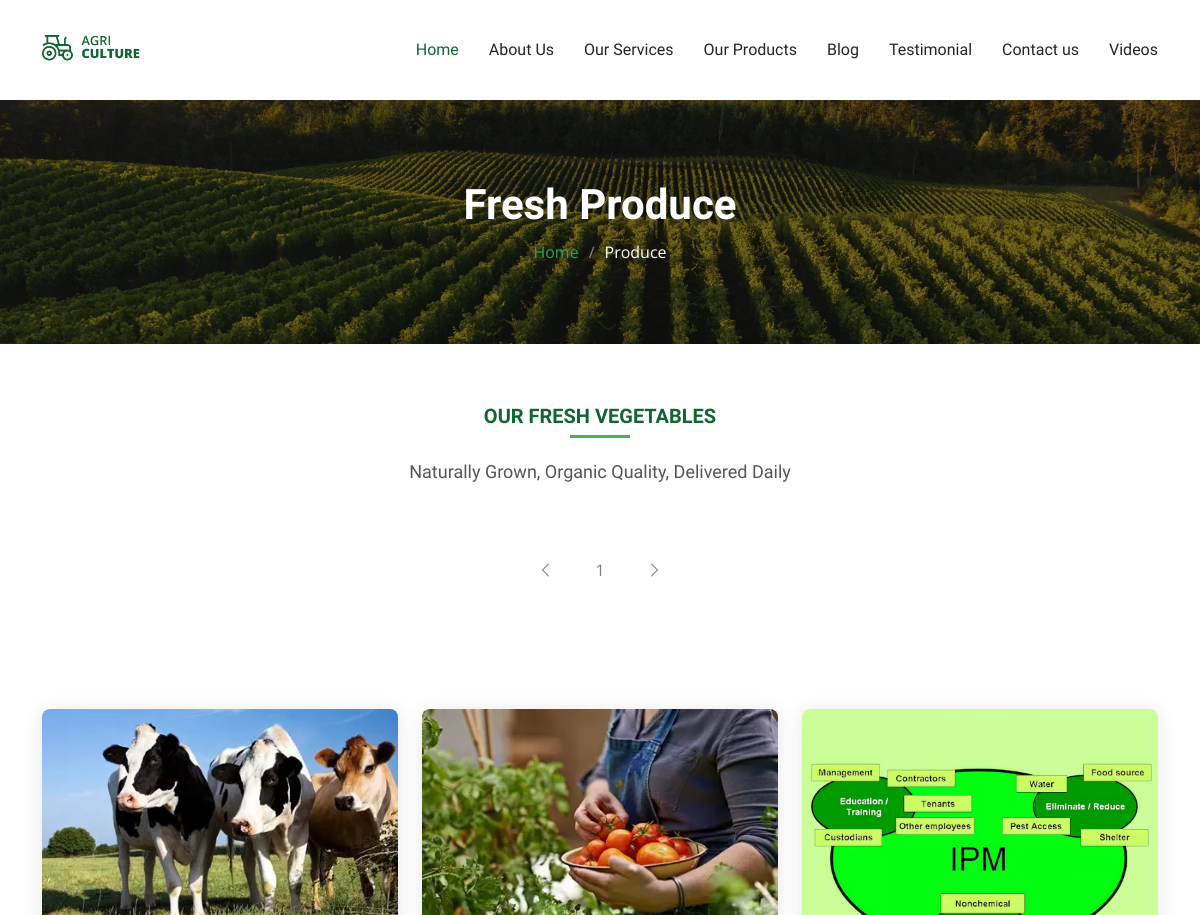
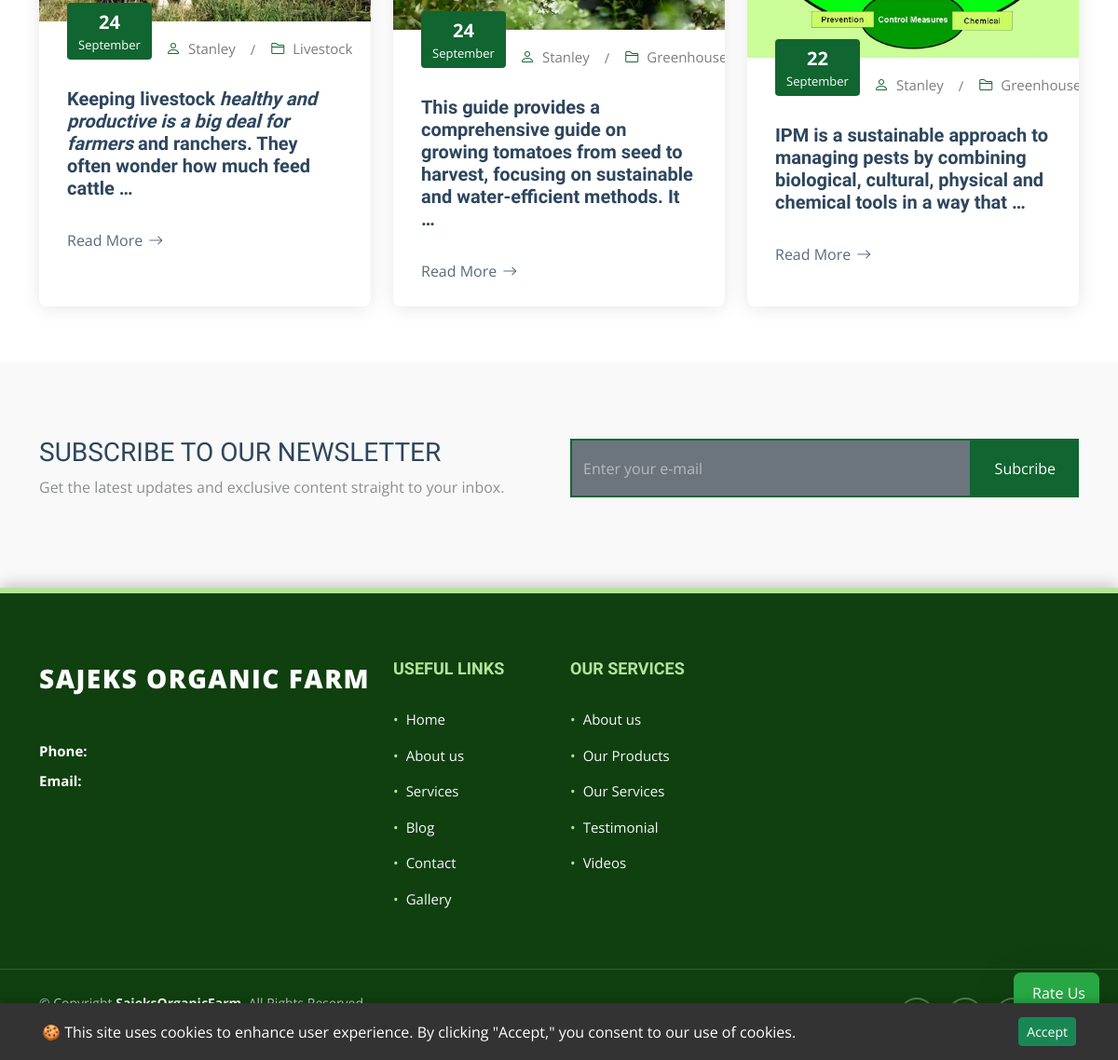
/produce_list_view/, run on an earlier commit of the app's database (2 pictures, top to bottom).
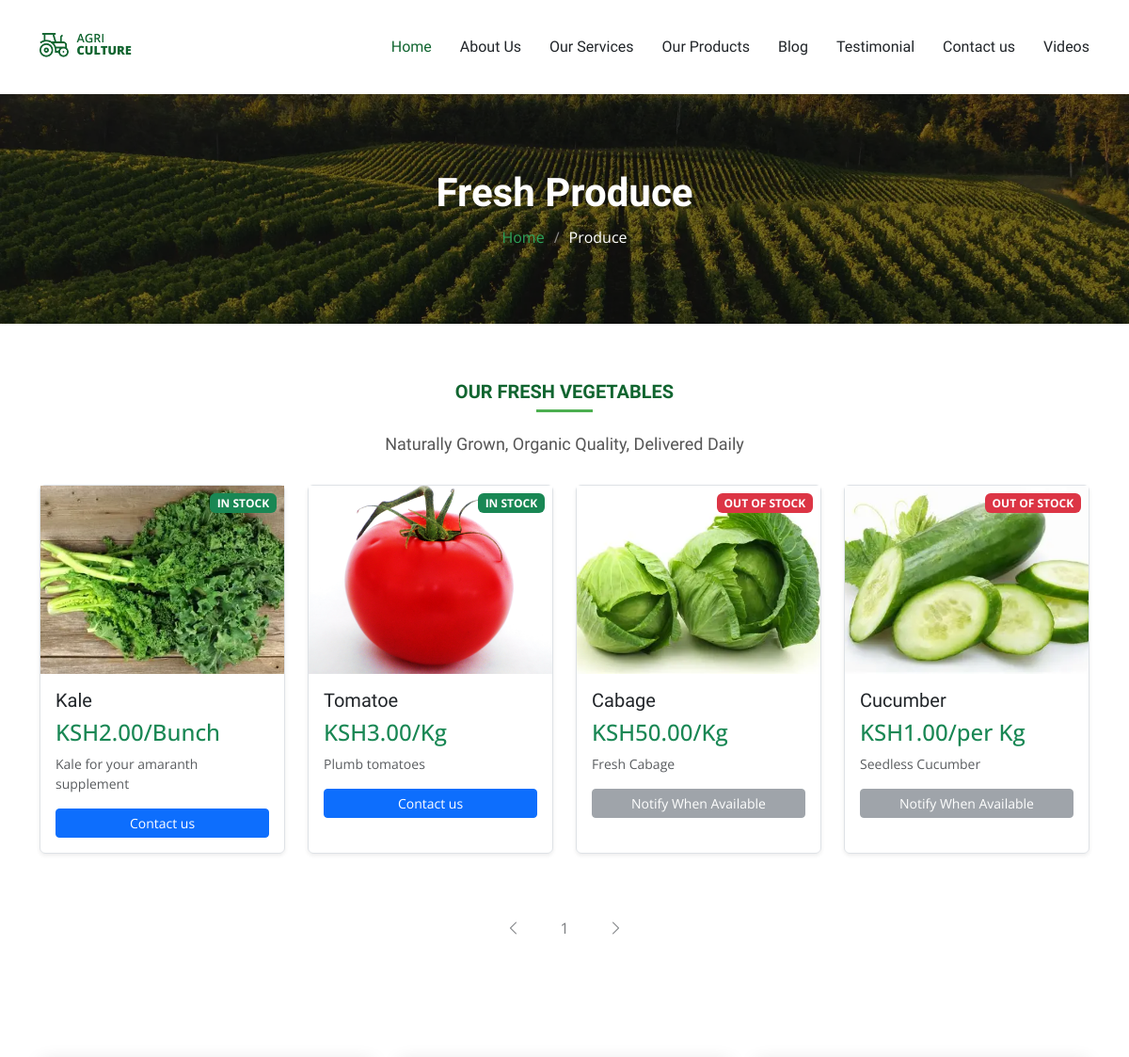
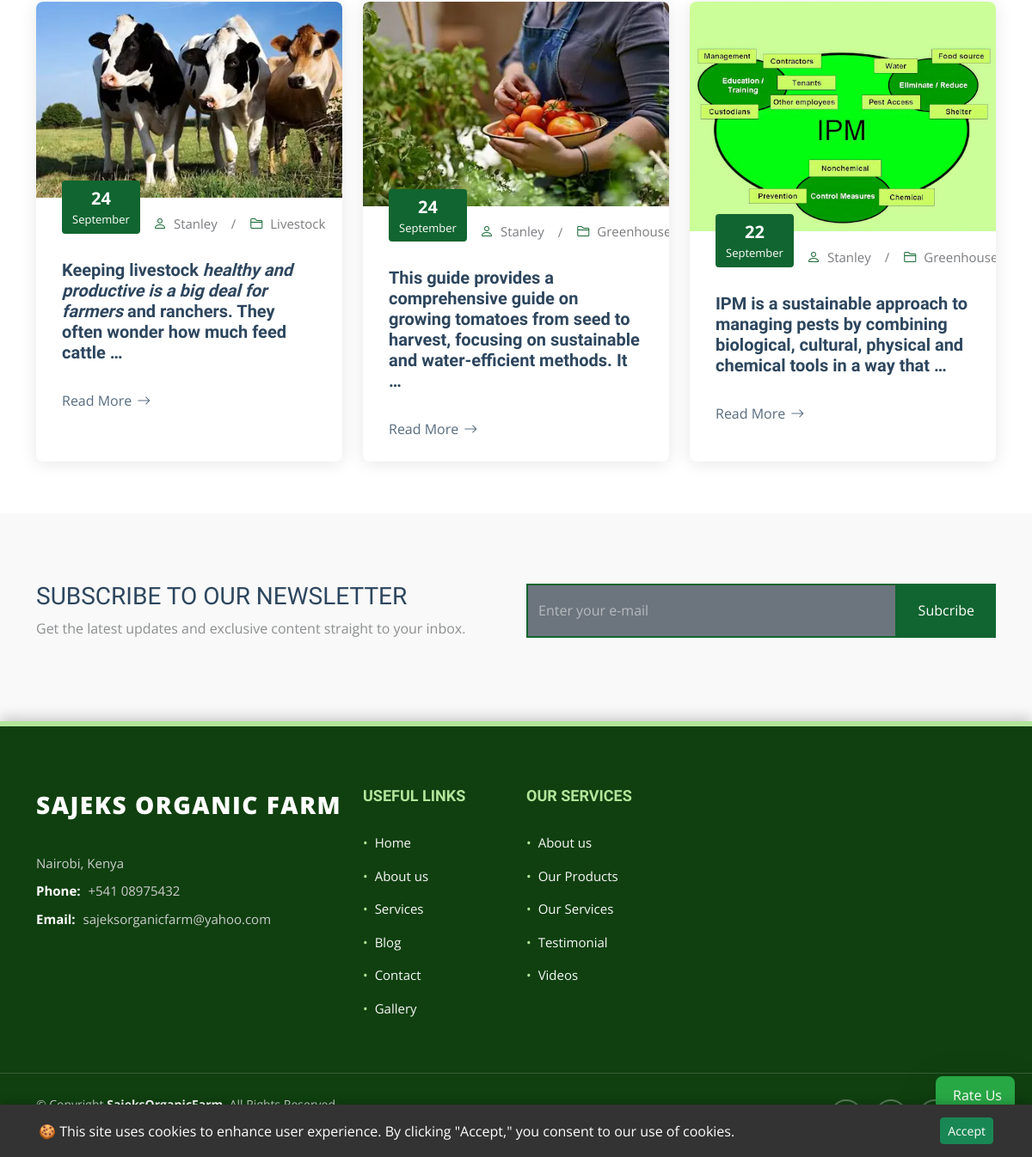
And on a later commit of the database (2 pictures, top to bottom).
### sajeksApp/models.py (models this page shows, shortened)
class Blog(models.Model):
    title = models.CharField(max_length=255)
    slug = models.SlugField(unique=True, help_text="A URL-friendly short label.")
    author = models.ForeignKey(User, on_delete=models.CASCADE, related_name='blog_posts')
    img = models.ImageField(upload_to = 'blog_img', null=True, help_text='Upload the first image for this post')
    content = CKEditor5Field('Text', config_name='extends')
    blockquote = models.CharField(max_length=255, null=True, blank=True, help_text='Optional Quote. If you have a special short quote to support this post')
    img2 = models.ImageField(upload_to = 'blog_img', null=True, blank=True, help_text='Upload the optional second image for this post')
    content2 = CKEditor5Field(max_length = 500000, null =True, blank = True, help_text = 'Option. If you want to add second post to back up the second image you uploaded')
    categories = models.ManyToManyField(Category, related_name='posts')
    created_on = models.DateTimeField(auto_now_add=True)
    updated_on = models.DateTimeField(auto_now=True)
    tag = models.ForeignKey(Tags, on_delete=models.CASCADE, related_name='tags', null=True, blank=True)
    class Meta:
        ordering = ['-created_on']

class Category(models.Model):
    name = models.CharField(max_length=100)
    slug = models.SlugField(unique=True, help_text="A URL-friendly short label.")
    class Meta:
        verbose_name_plural = "Categories"
    def __str__(self):
        return self.name

class ProduceItem(models.Model):
    title = models.CharField(max_length=150, verbose_name="Product Name", help_text="e.g., Organic Cherry Tomatoes")
    slug = models.SlugField(unique=True, max_length=150, blank=True, help_text="Automatically generated from the title.")
    description = models.TextField(verbose_name="Full Description",help_text="Detailed information about the produce, growing method, and benefits.")
    price = models.DecimalField(max_digits=8, decimal_places=2, verbose_name="Price (Kenya Shilling)",help_text="The price per unit (e.g., per Kg or per bunch).")
    unit_of_sale = models.CharField(max_length=50, default='per Kg',help_text="e.g., 'per Kg', 'per Bunch', 'per Box'")
    is_available = models.BooleanField(default=True, verbose_name="In Stock")
    image = models.ImageField(upload_to='produce_images/', null=True, blank=True,verbose_name="Product Image")
    created_on = models.DateTimeField(auto_now_add=True)
    updated_on = models.DateTimeField(auto_now=True)
    class Meta:
        verbose_name = "Produce Item"
        verbose_name_plural = "Produce Items"
        ordering = ['-is_available', 'title'] # Prioritize available items

class adminContact(models.Model):
    location = models.CharField(max_length=50)
    email = models.EmailField(max_length=50)
    call= models.CharField(max_length=50)

### sajeksApp/views.py (the view)
# urls.py: path('produce_list_view/', views.produce_list_view, name ='produce_list_view'),
def produce_list_view(request):
    produce_items = ProduceItem.objects.all()
    blog = Blog.objects.all()[:3]
    subscribtion_form = SubscribtionForm()
    products = paginate_queryset(request, produce_items, items_per_page=32)
    contact = adminContact.objects.first()
    msg_countig = Contact.objects.filter(status =True)
    message_count = msg_countig.count()
    context = {
        'admincontact':contact,
        'produce_items': products,
        'blogs':blog,
        'sub_form': subscribtion_form,
        'message_count':message_count
    }
    return render(request, 'sajeksApp/product_list.html', context)

### sajeksApp/forms.py
class TestimonialForm(forms.ModelForm):
    rating = forms.IntegerField(
        label='Rate Your Experience (1 to 5 Stars)',
        widget=forms.RadioSelect(choices=[
            (1, '⭐'),
            (2, '⭐⭐'),
            (3, '⭐⭐⭐'),
            (4, '⭐⭐⭐⭐'),
            (5, '⭐⭐⭐⭐⭐')
        ]),
        initial=5,
    )
    class Meta:
        model = Testimonial
        fields = ['full_name', 'rating', 'message', 'image']
        widgets = {
            'full_name': forms.TextInput(attrs={'class': 'form-control form-control-lg', 'placeholder': 'Your Full Name'}),
            'message': forms.Textarea(attrs={'class': 'form-control', 'rows': 6, 'placeholder': 'Share your detailed experience here...'}),
            'image': forms.FileInput(attrs={'class': 'form-control'}), # File inputs need form-control
        }

class SubscribtionForm(forms.ModelForm):
    class Meta:
        model = Subscribtion
        fields = ['email']
        widgets = {
            'email': forms.EmailInput(attrs={
                'class': 'form-control h-100 bg-secondary',
                'placeholder': 'Enter your e-mail',
            }),
        }

### sajeksApp/templates/sajeksApp/product_list.html (shortened to what this page needs)
{% extends 'sajeksApp/base/base.html' %}
{% load static %}
{% block content %}
<main class="main">
    <div class="page-title dark-background" data-aos="fade" style="background-image: url({% static 'assets/img/page-title-bg.webp' %});">
      <div class="container position-relative">
        <h1>Fresh Produce</h1>
        <nav class="breadcrumbs">
          <ol>
            <li><a href="{% url 'home' %}">Home</a></li>
            <li class="current">Produce</li>
          </ol>
        </nav>
      </div>
    </div>
    {% include 'sajeksApp/base/product_base.html' %}
    {% include 'sajeksApp/base/pagination_base.html' %}
    {% include 'sajeksApp/base/recent_blog.html' %}
  </main>
{% endblock %}

### sajeksApp/templates/sajeksApp/base/product_base.html (shortened to what this page needs)
{% load mathfilters %}
<section id="produce-catalog" class="services section">
    <div class="container section-title" data-aos="fade-up">
        <h2>OUR FRESH VEGETABLES</h2>
        <p>Naturally Grown, Organic Quality, Delivered Daily</p>
    </div>
    <div class="content">
        <div class="container">
            <div class="row g-4">
                {% for product in produce_items %}
                <div class="col-lg-3 col-md-6" data-aos="fade-up" data-aos-delay="{{ forloop.counter0|mul:100 }}">
                    <div class="product-item product-card h-100 shadow-sm border rounded">
                        <div class="product-image-container position-relative overflow-hidden" style="height: 200px;">
                            {% if product.is_available %}
                                <span class="badge bg-success position-absolute top-0 end-0 m-2 z-index-1" style="z-index: 10;">IN STOCK</span>
                            {% else %}
                                <span class="badge bg-danger position-absolute top-0 end-0 m-2 z-index-1" style="z-index: 10;">OUT OF STOCK</span>
                            {% endif %}
                            <a href="{{ product.image.url }}"
                               class="glightbox"
                               data-gallery="produceGallery"
                               data-caption="{{ product.title }} | {{ product.description|truncatewords:10 }}">
                                <img src="{{ product.image.url }}"
                                     alt="{{ product.title }}"
                                     class="img-fluid w-100 h-100"
                                     style="object-fit: cover; cursor: pointer; transition: transform 0.3s ease;">
                            </a>
                        </div>
                        <div class="product-item-content p-3 d-flex flex-column">
                            <h3 class="product-heading h5 mb-2">{{ product.title }}</h3>
                            <div class="d-flex justify-content-between align-items-center mb-2">
                                {% if product.price %}
                                    <p class="h4 text-success m-0">KSH{{ product.price }}/{{product.unit_of_sale}}</p>
                                {% endif %}
                            </div>
                            <p class="text-muted small mb-3 flex-grow-1">
                                {{ product.description|truncatewords:10 }}
                            </p>
                            {% if product.is_available %}
                                <a href="{% url 'contact' %}" class="btn btn-primary btn-sm w-100 mt-auto">Contact us</a>
                            {% else %}
                                <button class="btn btn-secondary btn-sm w-100 mt-auto" disabled>Notify When Available</button>
                            {% endif %}
                        </div>
                    </div>
                </div>
                {% endfor %}
            </div>
        </div>
    </div>
</section>

### sajeksApp/templates/sajeksApp/base/recent_blog.html
    <section id="blog-posts-2" class="blog-posts-2 section">
      <div class="container">
        <div class="row gy-4">
          {% for blog in blogs %}
          <div class="col-lg-4">
            <article class="position-relative h-100">
              <div class="post-img position-relative overflow-hidden">
                <img src="{{blog.img.url}}" class="img-fluid" alt="">
              </div>
              <div class="meta d-flex align-items-end">
                <span class="post-date"><span>{{ blog.updated_on|date:"j" }}</span>{{ blog.updated_on|date:"F" }}</span>
                <div class="d-flex align-items-center">
                  <i class="bi bi-person"></i> <span class="ps-2">{{blog.author}}</span>
                </div>
                <span class="px-3 text-black-50">/</span>
                <div class="d-flex align-items-center">
                  {% for cat in blog.categories.all %}
                  <i class="bi bi-folder2"></i> <span class="ps-2">{{cat}}</span>
                  {% endfor %}
                </div>
              </div>
              <div class="post-content d-flex flex-column">
                <h3 class="post-title">{{blog.content | safe | truncatewords:20}}</h3>
                <a href="{% url 'blog_detail' blog.id %}" class="readmore stretched-link"><span>Read More</span><i class="bi bi-arrow-right"></i></a>
              </div>
            </article>
          </div>
          {% endfor %}
        </div>
      </div>
    </section>

### sajeksFooter/templates/sajeksFooter/footer.html (shortened to what the changed rows need)
{% extends "sajeksFooter/base/base.html" %}
{% block content %}
<footer id="footer" style="
    background: #104010; /* Dark Forest Green */
    color: #f8f8f8; /* Light text */
    font-size: 15px;
    padding: 0;
    border-top: 6px solid #b3e59b; /* Light green accent */
    box-shadow: 0 -4px 15px rgba(0, 0, 0, 0.2);
">
    <div class="footer-top" style="padding: 70px 0 40px 0;">
        <div class="container">
            <div class="row gy-4">
                <div class="col-lg-4 col-md-6 footer-about">
                    <div class="footer-contact pt-3" style="margin-top: 20px;">
                        <p style="margin-bottom: 10px; color: #cccccc;">{{admincontact.location}}</p>
                        <p style="margin-bottom: 10px;">
                            <strong style="color: #ffffff; font-weight: 700; margin-right: 5px;">Phone:</strong>
                            <span style="color: #cccccc;">{{admincontact.call}}</span>
                        </p>
                        <p style="margin-bottom: 0;">
                            <strong style="color: #ffffff; font-weight: 700; margin-right: 5px;">Email:</strong>
                            <span style="color: #cccccc;">{{admincontact.email}}</span>
                        </p>
                    </div>
                </div>
            </div>
        </div>
    </div>
</footer>
{% endblock %}

What changed in the data, as far as the page shows it:
added ProduceItem: is_available "IN STOCK", image (picture), title "Kale", price "2.00", unit_of_sale "Bunch", description "Kale for your amaranth supplement"
added ProduceItem: is_available "IN STOCK", image (picture), title "Tomatoe", price "3.00", unit_of_sale "Kg", description "Plumb tomatoes"
added ProduceItem: is_available "OUT OF STOCK", image (picture), title "Cabage", price "50.00", unit_of_sale "Kg", description "Fresh Cabage"
added ProduceItem: is_available "OUT OF STOCK", image (picture), title "Cucumber", price "1.00", unit_of_sale "per Kg", description "Seedless Cucumber"
added adminContact: location "Nairobi, Kenya", call "+541 08975432", email "sajeksorganicfarm@yahoo.com"
